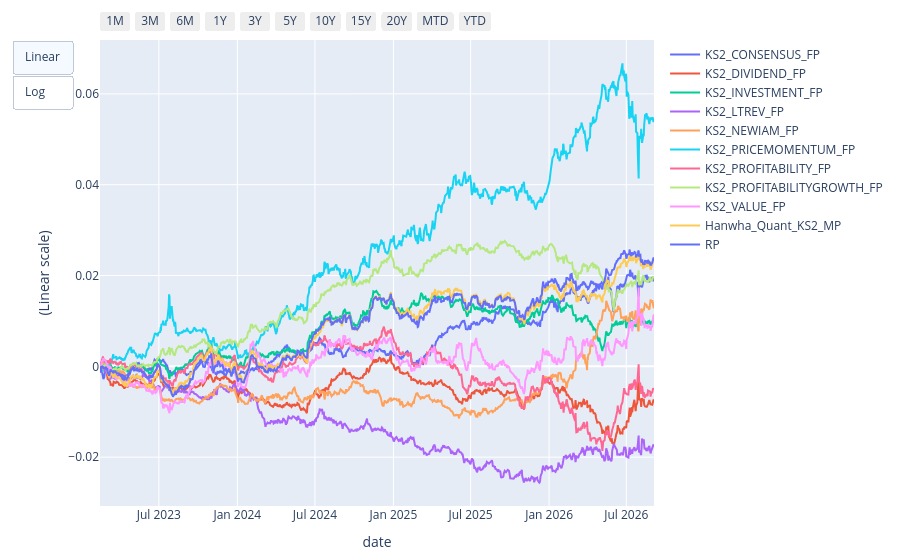

Notebook code cell kept with this figure:
### Code cell
temp_mp_return_total = final_mp[['active_contribution_'+x for x in plot_data]].groupby(by='date').sum()
temp_mp_return_total.columns = temp_mp_return_total.columns.str.replace('active_contribution_','')
# temp_mp_return_total = temp_mp_return_total.loc[temp_start:]
temp_mp_return_total = temp_mp_return_total.shift(1).fillna(0)
plot_data = (1+temp_mp_return_total).cumprod()-1
jh.tools.plot(plot_data)

# plot_data_list = []
# for _, port in enumerate(plot_data.columns):
#     plot_data_list.append(go.Scatter(name=port, x=plot_data.index, y=plot_data[port], mode='lines+markers'))
# fig = go.Figure(data=plot_data_list, layout={'yaxis':{'title':'contribution'}})
# fig.update_layout(yaxis={'tickformat':'.2%'}, title=contribution_element.upper()+' Contribution(FP)', title_font_family="Times New Roman", title_font_color="black", title_font_size=30)
# fig.show()

### Figure 1 — Plotly figure (JSON) as saved in the notebook; plotly's stock layout.template omitted (floating-point values rounded to 4 significant figures; data arrays with more than 128 entries replaced by an {"elided": "..."} marker saying what was removed)
{"data": [{"name": "KS2_CONSENSUS_FP", "type": "scatter", "x": {"elided": "867 str values"}, "y": {"elided": "867 float values"}}, {"name": "KS2_DIVIDEND_FP", "type": "scatter", "x": {"elided": "867 str values"}, "y": {"elided": "867 float values"}}, {"name": "KS2_INVESTMENT_FP", "type": "scatter", "x": {"elided": "867 str values"}, "y": {"elided": "867 float values"}}, {"name": "KS2_LTREV_FP", "type": "scatter", "x": {"elided": "867 str values"}, "y": {"elided": "867 float values"}}, {"name": "KS2_NEWIAM_FP", "type": "scatter", "x": {"elided": "867 str values"}, "y": {"elided": "867 float values"}}, {"name": "KS2_PRICEMOMENTUM_FP", "type": "scatter", "x": {"elided": "867 str values"}, "y": {"elided": "867 float values"}}, {"name": "KS2_PROFITABILITY_FP", "type": "scatter", "x": {"elided": "867 str values"}, "y": {"elided": "867 float values"}}, {"name": "KS2_PROFITABILITYGROWTH_FP", "type": "scatter", "x": {"elided": "867 str values"}, "y": {"elided": "867 float values"}}, {"name": "KS2_VALUE_FP", "type": "scatter", "x": {"elided": "867 str values"}, "y": {"elided": "867 float values"}}, {"name": "Hanwha_Quant_KS2_MP", "type": "scatter", "x": {"elided": "867 str values"}, "y": {"elided": "867 float values"}}, {"name": "RP", "type": "scatter", "x": {"elided": "867 str values"}, "y": {"elided": "867 float values"}}], "layout": {"autosize": true, "margin": {"b": 50, "l": 50, "r": 50, "t": 40}, "updatemenus": [{"active": 0, "buttons": [{"args": [{}, {"yaxis": {"autorange": true, "scaleanchor": "x", "title": "(Linear scale)"}}], "label": "Linear", "method": "update"}, {"args": [{}, {"yaxis": {"autorange": true, "title": "(Log scale)", "type": "log"}}], "label": "Log", "method": "update"}], "type": "buttons"}], "xaxis": {"autorange": true, "range": ["2023-02-13", "2026-09-04"], "rangeselector": {"buttons": [{"count": 1, "label": "1M", "step": "month", "stepmode": "backward"}, {"count": 3, "label": "3M", "step": "month", "stepmode": "backward"}, {"count": 6, "label": "6M", "step": "month", "stepmode": "backward"}, {"count": 1, "label": "1Y", "step": "year", "stepmode": "backward"}, {"count": 3, "label": "3Y", "step": "year", "stepmode": "backward"}, {"count": 5, "label": "5Y", "step": "year", "stepmode": "backward"}, {"count": 10, "label": "10Y", "step": "year", "stepmode": "backward"}, {"count": 15, "label": "15Y", "step": "year", "stepmode": "backward"}, {"count": 20, "label": "20Y", "step": "year", "stepmode": "backward"}, {"count": 1, "label": "MTD", "step": "month", "stepmode": "todate"}, {"count": 1, "label": "YTD", "step": "year", "stepmode": "todate"}]}, "title": {"text": "date"}, "type": "date"}, "yaxis": {"autorange": true, "range": [-0.03075, 0.07186], "scaleanchor": "x", "title": {"text": "(Linear scale)"}, "type": "linear"}}}
